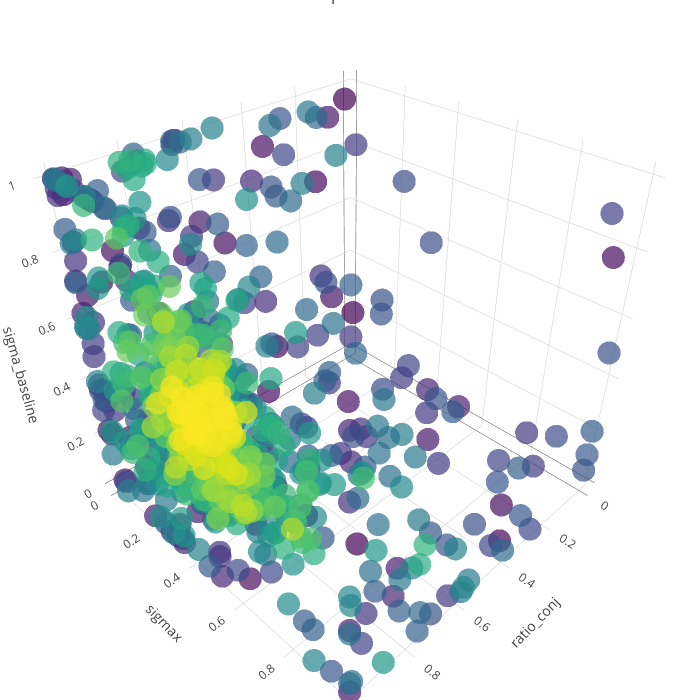

This figure's notebook cell:
### Code cell
# Filter the start of steps only
df_cmaes_traj = df_best_fits[df_best_fits['step'] < 1000]
result_to_color = np.array(df_cmaes_traj['step'])
# result_to_color = np.array(df_cmaes_traj['dist_nll92'])
# result_to_color = np.log(result_to_color)

parameters = ['M', 'lapse_rate', 'sigma_baseline']
parameters = ['ratio_conj', 'sigmax', 'sigma_baseline']

text = ['> %s' % (x) for x in result_to_color]

trace1 = go.Scatter3d(
        x = df_cmaes_traj[parameters[0]],
        y = df_cmaes_traj[parameters[1]],
        z = df_cmaes_traj[parameters[2]],
        text = text,
        mode = 'markers',
        marker = go.Marker(
            color = result_to_color,
            size = 8,
            colorscale='Viridis',
            opacity=0.7
        )
    )
data = [trace1]
layout = go.Layout(
    title='Landscape for NLL92',
    autosize=False,
    width=700,
    height=700,
    margin=dict(
        l=0,
        r=0,
        b=0,
        t=0),
    scene=go.Scene(
        xaxis=go.XAxis(
            title=parameters[0],
        ),
        yaxis=go.YAxis(
            title=parameters[1],
        ),
        zaxis=go.ZAxis(
            title=parameters[2],
        )
    )
)
fig = go.Figure(data=data, layout=layout)
py.iplot(fig)

### Figure 1 — Plotly figure (JSON) as saved in the notebook; plotly's stock layout.template omitted (floating-point values rounded to 4 significant figures; data arrays with more than 128 entries replaced by an {"elided": "..."} marker saying what was removed)
{"data": [{"marker": {"color": {"elided": "870 int values"}, "colorscale": "Viridis", "opacity": 0.7, "size": 8}, "mode": "markers", "text": {"elided": "870 str values"}, "type": "scatter3d", "x": {"elided": "870 float values"}, "y": {"elided": "870 float values"}, "z": {"elided": "870 float values"}}], "layout": {"autosize": false, "height": 700, "margin": {"b": 0, "l": 0, "r": 0, "t": 0}, "scene": {"xaxis": {"title": "ratio_conj"}, "yaxis": {"title": "sigmax"}, "zaxis": {"title": "sigma_baseline"}}, "title": "Landscape for NLL92", "width": 700}}
